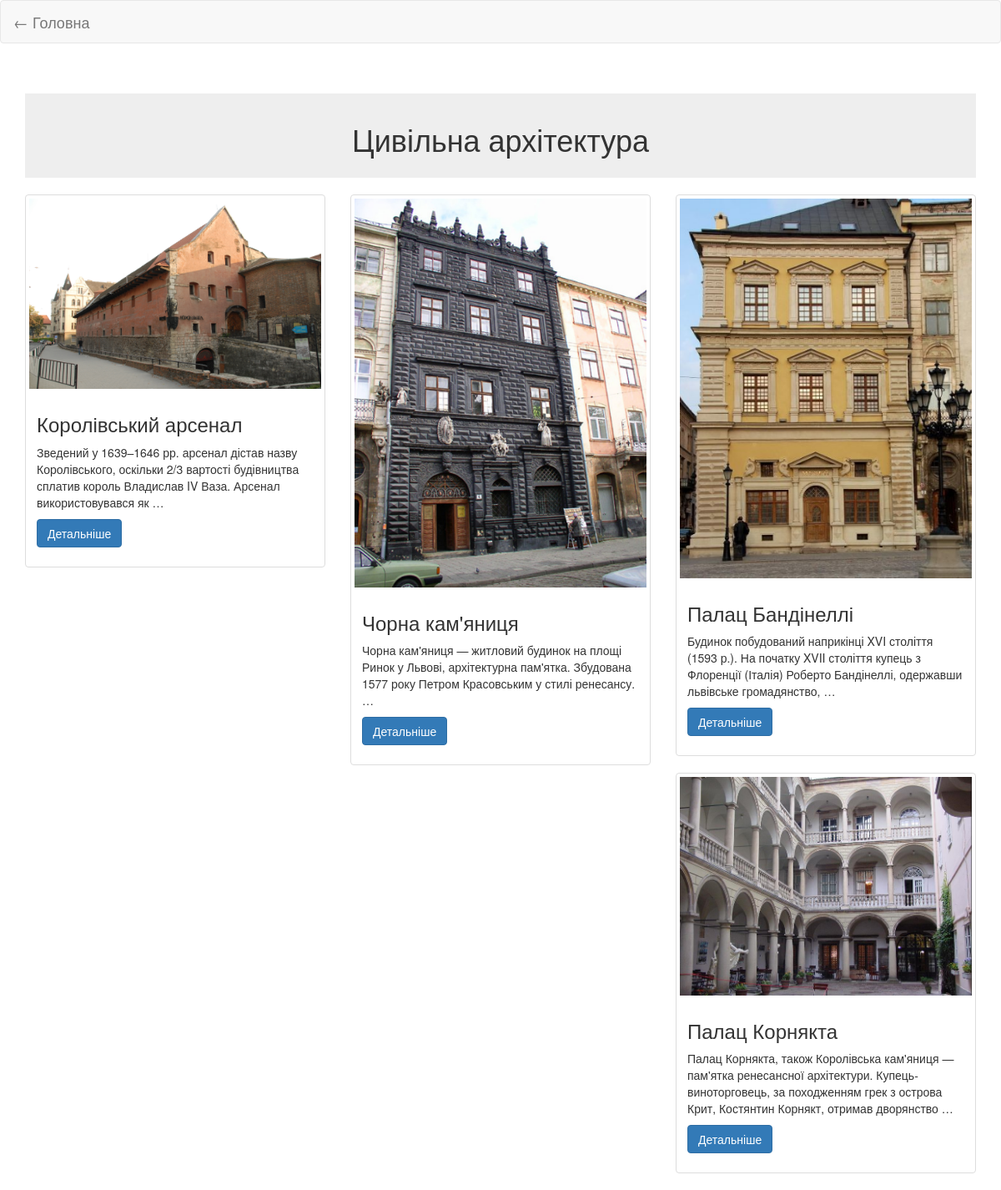
The page /list/2/ on the database its author committed.
### lvivarc/models.py (models this page shows, shortened)
class ArcType(models.Model):
    typeName=models.CharField(max_length=60)

class  ArcObj(models.Model):
    objName = models.CharField(max_length=100)
    objType = models.ForeignKey(ArcType, on_delete=models.CASCADE, default=1)
    descr = models.TextField()
    image = models.ImageField(upload_to="", blank=True)
    curAddr = models.CharField(max_length=60)

### lvivarc/views.py (the view)
# urls.py: re_path(r'^list/(?P<type_id>\d+)/', views.arclist, name="arclist"),
def arclist(request, type_id):
    type_obj = get_object_or_404(ArcType, id=type_id)
    obj_list = type_obj.arcobj_set.all()
    context = {
        'type': type_obj,
        'objects': obj_list,
    }
    return render(request, 'arclist.html', context)

### lvivarc/templates/arclist.html (shortened to what this page needs)
<!DOCTYPE html>
<html lang="uk">
<head>
    {% load static %}
    <link rel="stylesheet" href="https://maxcdn.bootstrapcdn.com/bootstrap/3.3.7/css/bootstrap.min.css">
</head>
<body>
<nav class="navbar navbar-default">
    <div class="container-fluid">
        <div class="navbar-header">
            <a class="navbar-brand" href="{% url 'index' %}">← Головна</a>
        </div>
    </div>
</nav>
<div class="container">
    <div class="page-header text-center" style="background-color: #eeeeee; padding: 15px;">
        <h1>{{ type.typeName }}</h1>
    </div>
    <div class="row">
        {% for obj in objects %}
            <div class="col-md-4">
                <div class="thumbnail">
                    {% if obj.image %}
                        <img src="{% static 'media/' %}{{ obj.image.name|urlencode }}"
                             alt="{{ obj.objName }}"
                             class="img-responsive">
                    {% else %}
                        <p><i>Фото відсутнє</i></p>
                    {% endif %}
                    <div class="caption">
                        <h3>{{ obj.objName }}</h3>
                        <p>{{ obj.descr|truncatewords:20 }}</p>
                        <p>
                            <a href="{% url 'arcobj' obj.id %}" class="btn btn-primary">Детальніше</a>
                        </p>
                    </div>
                </div>
            </div>
        {% endfor %}
    </div>
</div>
</body>
</html>

### rows shown on the page
ArcType: typeName "Цивільна архітектура"
ArcObj: image.name|urlencode (picture), objName "Королівський арсенал", descr "Зведений у 1639–1646 рр. арсенал дістав назву Королівського, оскільки 2/3 вартості будівництва сплатив король Владислав IV Ваза. Арсенал використовувався як …"
ArcObj: image.name|urlencode (picture), objName "Чорна кам'яниця", descr "Чорна кам'яниця — житловий будинок на площі Ринок у Львові, архітектурна пам'ятка. Збудована 1577 року Петром Красовським у стилі ренесансу. …"
ArcObj: image.name|urlencode (picture), objName "Палац Бандінеллі", descr "Будинок побудований наприкінці XVI століття (1593 р.). На початку XVII століття купець з Флоренції (Італія) Роберто Бандінеллі, одержавши львівське громадянство, …"
ArcObj: image.name|urlencode (picture), objName "Палац Корнякта", descr "Палац Корнякта, також Королівська кам'яниця — пам'ятка ренесансної архітектури. Купець-виноторговець, за походженням грек з острова Крит, Костянтин Корнякт, отримав дворянство …"
